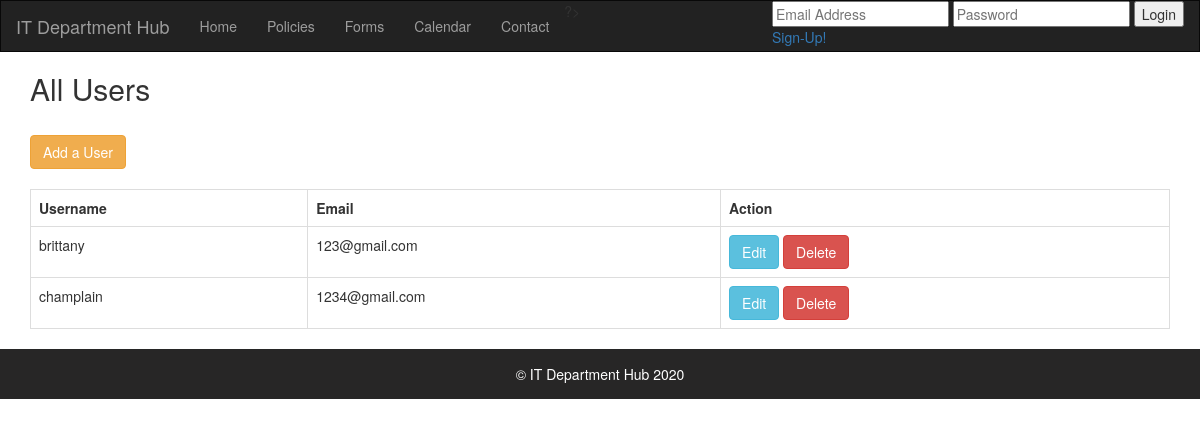
The page /users.php on the database its author committed.
### tables this page shows
CREATE TABLE IF NOT EXISTS `users` (
  `idUsers` int(11) NOT NULL AUTO_INCREMENT,
  `uidUsers` tinytext NOT NULL,
  `emailUsers` tinytext NOT NULL,
  `pwdUsers` longtext NOT NULL,
  PRIMARY KEY (`idUsers`)
);

### users.php (the view, shortened to what this page needs)
<?php
    include('header.php');
?>
<?php
require 'includes/dbconnect.php';
$result = $conn->query("SELECT * FROM users") or die($conn->error);
?>
<div class="container">
    <div class="card mt-5">
        <div class="card-header">
            <h2>All Users</h2><br>
            <a href="includes/adduser.php" class="btn btn-warning" role="button" aria-pressed="true">Add a User</a><br>
        </div><br>
        <div class="card-body">
        <table class="table table-bordered">
            <tr>
                <th>Username</th>
                <th>Email</th>
                <th>Action</th>
            </tr>
            <?php while($row = $result->fetch_assoc()): ?>
            <tr>
                <td><?php echo $row['uidUsers']; ?></td>
                <td><?php echo $row['emailUsers']; ?></td>
                <td>
                    <a href="includes/updateuser.php?edit=<?php echo $row['idUsers']; ?>" class="btn btn-info">Edit</a>
                    <a onclick="return confirm('Do you want to delete this entry?')" href="includes/deleteuser.php?delete=<?php echo $row['idUsers']; ?>" class="btn btn-danger">Delete</a>
                </td>
            </tr>
            <?php endwhile; ?>
        </table>
        </div>
    </div>
</div>
<?php
    include('footer.php');
?>

### rows shown on the page
users: uidUsers "brittany", emailUsers "123@gmail.com"
users: uidUsers "champlain", emailUsers "1234@gmail.com"
